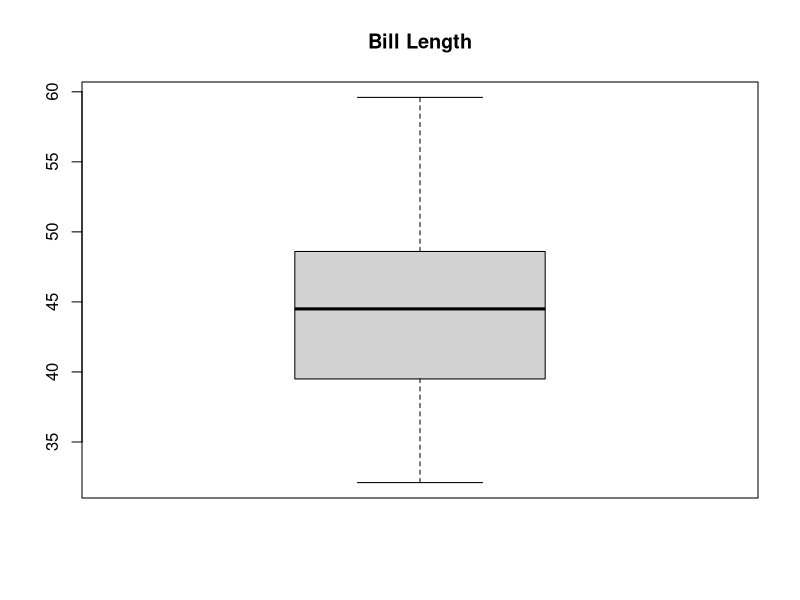
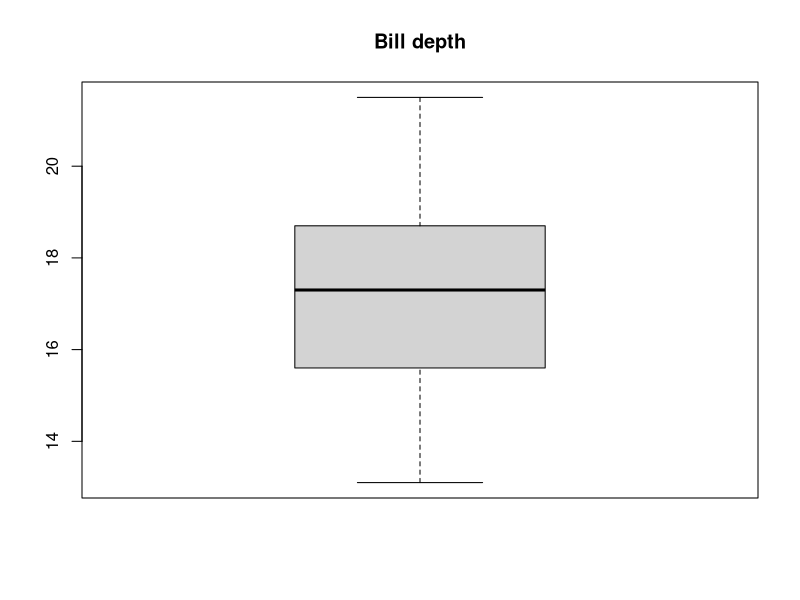
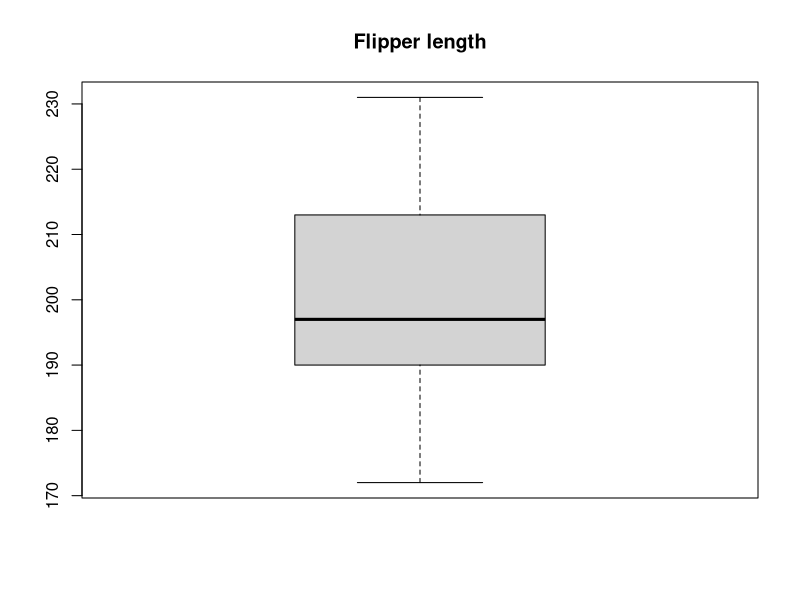
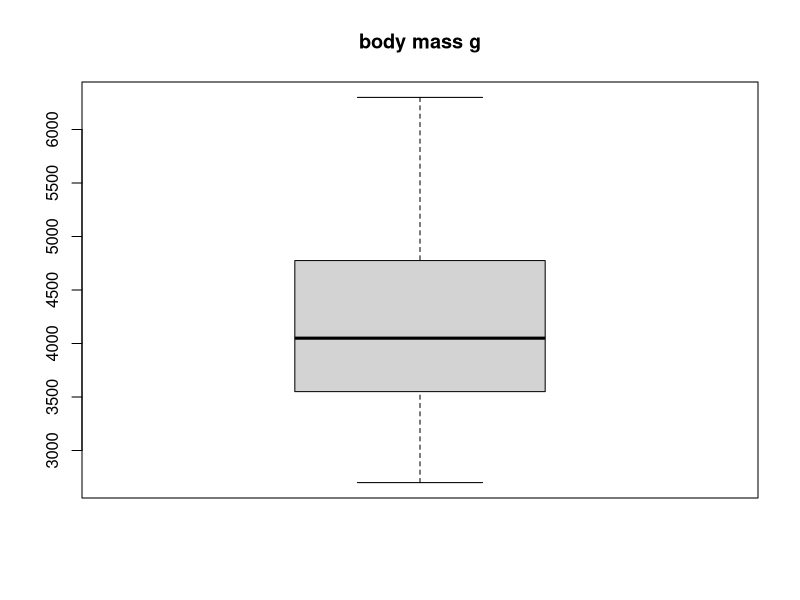
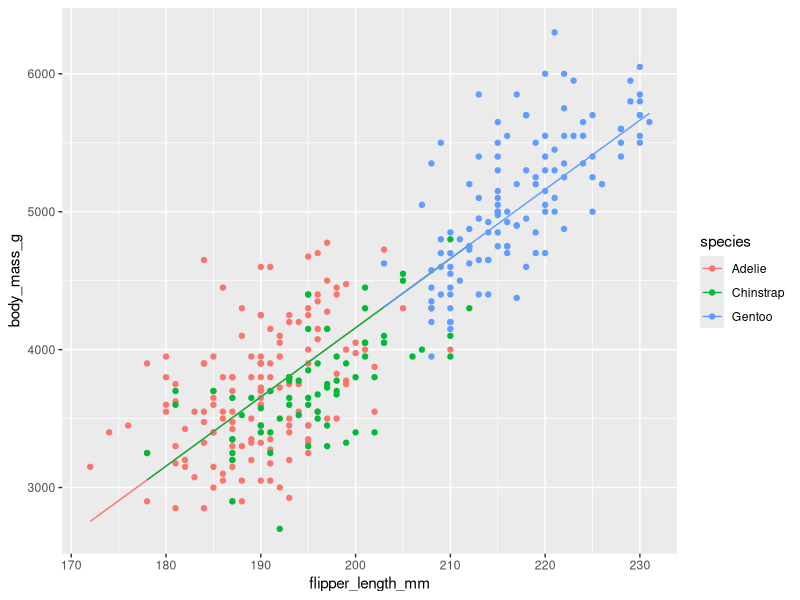
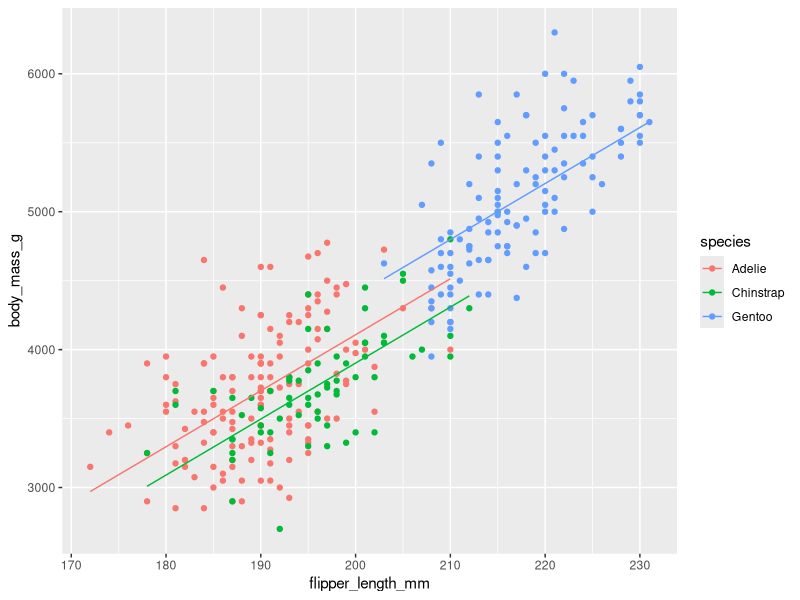
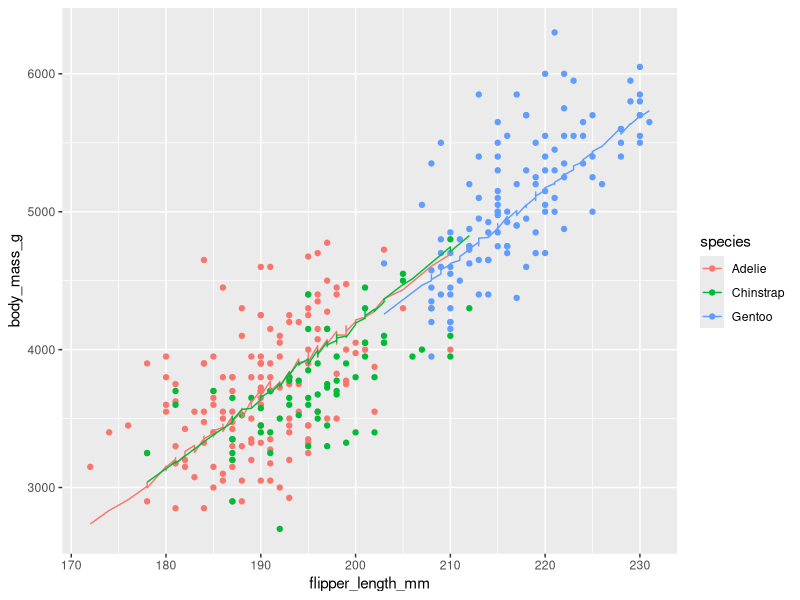
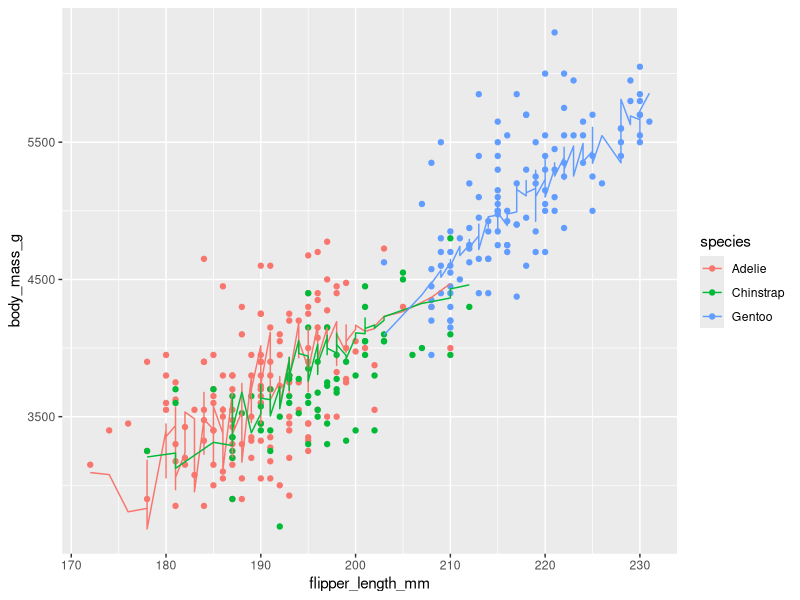

These figures' R source, in order:
## ---- chunk 1
dat <- palmerpenguins::penguins
dat <- dat[complete.cases(dat),]

# 1. Preview the dataset
head(dat)
summary(dat)

# 2. Check for missing values
print("Check total missing values per column") 
colSums(is.na(dat))

# 3. Check data types
#str(dat)

# 4. Handle outliers
# Identify outliers by visualizing (e.g., using boxplots)
boxplot(dat$bill_length_mm, main = "Bill Length")
boxplot(dat$bill_depth_mm, main = "Bill depth")
boxplot(dat$flipper_length_mm, main = "Flipper length")
boxplot(dat$body_mass_g, main = "body mass g")


## ---- chunk 2
library(ggplot2) 
library(broom)
## ---- chunk 3

#First look at the data in a scatter plot.

scatterplot <- dat |> ggplot(aes(x=flipper_length_mm, y=body_mass_g, color=species)) +
  geom_point()

print(" Linear model with flipper_length_mm")

mm1 <- lm(body_mass_g ~ flipper_length_mm, data=dat)

summary(mm1)

names(mm1)

mm1 |> tidy()

scatterplot + geom_line(aes(y=fitted(mm1)))

# Now to answeer the question "How well can we predict the body mass of a penguin based on species and flipper length?"

# Answer the T value is 32.56 on flipper_length and p value is way below 0.5 this is having a great impact 
## ---- chunk 4

# Now we add species

scatterplot <- dat |> ggplot(aes(x=flipper_length_mm, y=body_mass_g, color=species)) +
  geom_point()

print(" Linear model with flipper_length_mm and species")

mm2 <- lm(body_mass_g ~ flipper_length_mm + species, data=dat)

summary(mm2)

mm2 |> tidy()

scatterplot + geom_line(aes(y=fitted(mm2)))
## ---- chunk 5

# Now we remove species and use bill_depth

scatterplot <- dat |> ggplot(aes(x=flipper_length_mm, y=body_mass_g, color=species)) +
  geom_point()

print(" Linear model with flipper_length_mm and bill_depth")

mm3 <- lm(body_mass_g ~ flipper_length_mm + bill_depth_mm, data=dat)

summary(mm3)

mm3 |> tidy()

scatterplot + geom_line(aes(y=fitted(mm3)))
## ---- chunk 6
# Now we remove species and use bill_depth as interaction

scatterplot <- dat |> ggplot(aes(x=flipper_length_mm, y=body_mass_g, color=species)) +
  geom_point()

print(" Linear model with flipper_length_mm and bill_depth")

mm4 <- lm(body_mass_g ~ flipper_length_mm * bill_depth_mm, data=dat)

summary(mm4)

mm4 |> tidy()

scatterplot + geom_line(aes(y=fitted(mm4)))

#Dose not look very good
## ---- chunk 7
# Now we remove bill_length

scatterplot <- dat |> ggplot(aes(x=flipper_length_mm, y=body_mass_g, color=species)) +
  geom_point()

print(" Linear model with flipper_length_mm and bill_length_mm")

mm5 <- lm(body_mass_g ~ flipper_length_mm + bill_length_mm, data=dat)

summary(mm5)

mm5 |> tidy()

scatterplot + geom_line(aes(y=fitted(mm5)))
## ---- chunk 8
# Now we use bill_depth and sex

scatterplot <- dat |> ggplot(aes(x=flipper_length_mm, y=body_mass_g, color=sex)) +
  geom_point()

print(" Linear model with flipper_length_mm and bill_depth")

mm6 <- lm(body_mass_g ~ flipper_length_mm * sex, data=dat)

summary(mm6)

mm6 |> tidy()

scatterplot + geom_line(aes(y=fitted(mm6)))
## ---- chunk 9

# Model fits

# A summary of how well the models fit the data is given by the residual standard deviation. And by the coefficient of determination R2 which is the squared correlation between the observed and fitted values.

# cor(y, ˆy)2

mm1 |> glance()
mm2 |> glance()
mm3 |> glance()
mm4 |> glance()
mm5 |> glance()
mm6 |> glance()

# For Linear Models (lm):

# r.squared: R-squared, the proportion of the variance in the dependent variable     explained by the model.

# adj.r.squared: Adjusted R-squared, a version of R-squared that has been adjusted   for the number of predictors in the model.

# sigma: Residual standard error (the estimated standard deviation of the residuals).

# statistic: The F-statistic of the model (used to test the overall significance of   the model).

# Interpretation:
# High F-statistic value: A large F-statistic means that the variance explained by # the model (RSS) is much larger than the unexplained variance (ESS), suggesting   # that the model fits the data well.
# Low F-statistic value: A low F-statistic means that the model doesn't explain    # much more variance than what would be expected by random chance.


# p.value: The p-value corresponding to the F-statistic.

# df: Degrees of freedom of the model.

# logLik: The log-likelihood of the model (useful for comparing models).

# AIC: Akaike Information Criterion (AIC), a metric for model comparison (lower is   better).

# BIC: Bayesian Information Criterion (BIC), another metric for model comparison (lower is better).

# deviance: Residual deviance (the measure of model fit for generalized models).

# df.residual: Degrees of freedom of the residuals (number of observations minus     number of parameters).

# For Generalized Linear Models (glm):
# In addition to the values above, generalized linear models may also return:
# 
# null.deviance: The deviance of the null model (the model with only an intercept).

# df.null: Degrees of freedom of the null model.

# deviance: Residual deviance for the fitted model.

# aic: Akaike Information Criterion (for model comparison).
## ---- chunk 10
mm1 |> doBy::plot_lm()
mm2 |> doBy::plot_lm()
mm3 |> doBy::plot_lm()
mm4 |> doBy::plot_lm()
mm5 |> doBy::plot_lm()
mm6 |> doBy::plot_lm()
## ---- chunk 11

# Model evaluation

# first put all models into a list

ml <- list(mm1, mm2, mm3, mm4, mm5, mm6)


sapply(ml, function(x) modelr::rmse(x, dat))
## ---- chunk 12
# setting up training data and test data ration 20/80

i <- sample(nrow(dat), size=0.8*nrow(dat))
head(i)

train <- dat[i,]
test <- dat[-i,]

#Check that the ratio is correct
nrow(dat)
nrow(train)
nrow(test)


## ---- chunk 13
# Now retrain our models.

ml_train <- sapply(ml, function(x) update(x, data=train))
sapply(ml_train, function(x) modelr::rmse(x, train))
## ---- chunk 14
# check our trained models up against the test set

sapply(ml_train, function(x) modelr::rmse(x, test))

## ---- chunk 15
# Seems like model6 is the best BUT if I want to generelise and look away from SEX # then I would pick model4 which is flipper 
# length + bill depth 
